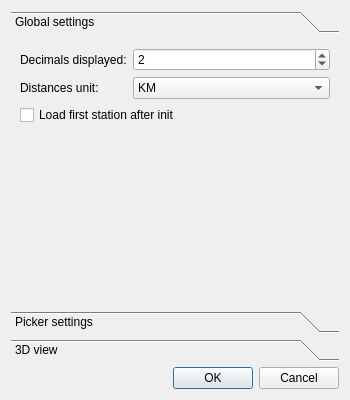
<?xml version="1.0" encoding="UTF-8"?>
<ui version="4.0">
 <class>ParticleMotionSettings</class>
 <widget class="QDialog" name="ParticleMotionSettings">
  <property name="geometry">
   <rect>
    <x>0</x>
    <y>0</y>
    <width>350</width>
    <height>400</height>
   </rect>
  </property>
  <property name="windowTitle">
   <string>Dialog</string>
  </property>
  <layout class="QGridLayout" name="gridLayout">
   <item row="0" column="0">
    <widget class="QToolBox" name="toolBox">
     <property name="currentIndex">
      <number>0</number>
     </property>
     <widget class="QWidget" name="page">
      <property name="geometry">
       <rect>
        <x>0</x>
        <y>0</y>
        <width>332</width>
        <height>272</height>
       </rect>
      </property>
      <attribute name="label">
       <string>Global settings</string>
      </attribute>
      <layout class="QFormLayout" name="formLayout">
       <item row="0" column="0">
        <widget class="QLabel" name="label_2">
         <property name="text">
          <string>Decimals displayed:</string>
         </property>
        </widget>
       </item>
       <item row="0" column="1">
        <widget class="QSpinBox" name="spinBox_decimals">
         <property name="minimum">
          <number>1</number>
         </property>
         <property name="maximum">
          <number>10</number>
         </property>
         <property name="value">
          <number>2</number>
         </property>
        </widget>
       </item>
       <item row="1" column="0">
        <widget class="QLabel" name="label">
         <property name="text">
          <string>Distances unit:</string>
         </property>
        </widget>
       </item>
       <item row="1" column="1">
        <widget class="QComboBox" name="comboBox_unit">
         <item>
          <property name="text">
           <string>KM</string>
          </property>
         </item>
         <item>
          <property name="text">
           <string>Degrees</string>
          </property>
         </item>
        </widget>
       </item>
       <item row="2" column="0" colspan="2">
        <widget class="QCheckBox" name="checkBox_loadAfterInit">
         <property name="text">
          <string>Load first station after init</string>
         </property>
        </widget>
       </item>
      </layout>
     </widget>
     <widget class="QWidget" name="page_2">
      <property name="geometry">
       <rect>
        <x>0</x>
        <y>0</y>
        <width>233</width>
        <height>82</height>
       </rect>
      </property>
      <attribute name="label">
       <string>Picker settings</string>
      </attribute>
      <layout class="QFormLayout" name="formLayout_2">
       <item row="0" column="0" colspan="2">
        <widget class="QCheckBox" name="checkBox_showWaveRegion">
         <property name="text">
          <string>Paint wave region's box</string>
         </property>
        </widget>
       </item>
       <item row="1" column="0" colspan="2">
        <widget class="QCheckBox" name="checkBox_showGaps">
         <property name="text">
          <string>Highlight gaps in streams</string>
         </property>
        </widget>
       </item>
       <item row="2" column="0">
        <widget class="QLabel" name="label_3">
         <property name="text">
          <string>Resize amplitudes:</string>
         </property>
        </widget>
       </item>
       <item row="2" column="1">
        <widget class="QComboBox" name="comboBox_streamAmplitude">
         <item>
          <property name="text">
           <string>while grabbing</string>
          </property>
         </item>
         <item>
          <property name="text">
           <string>after release</string>
          </property>
         </item>
        </widget>
       </item>
      </layout>
     </widget>
     <widget class="QWidget" name="page_3">
      <property name="geometry">
       <rect>
        <x>0</x>
        <y>0</y>
        <width>332</width>
        <height>272</height>
       </rect>
      </property>
      <attribute name="label">
       <string>3D view</string>
      </attribute>
      <layout class="QFormLayout" name="formLayout_3">
       <item row="0" column="0">
        <widget class="QLabel" name="label_4">
         <property name="text">
          <string>Rotation:</string>
         </property>
        </widget>
       </item>
       <item row="0" column="1">
        <widget class="QComboBox" name="comboBox_rotationAxis">
         <item>
          <property name="text">
           <string>X axis</string>
          </property>
         </item>
         <item>
          <property name="text">
           <string>Y axis</string>
          </property>
         </item>
         <item>
          <property name="text">
           <string>Z axis</string>
          </property>
         </item>
        </widget>
       </item>
       <item row="1" column="0">
        <widget class="QLabel" name="label_5">
         <property name="text">
          <string>Rotation timer:</string>
         </property>
        </widget>
       </item>
       <item row="1" column="1">
        <widget class="QSpinBox" name="spinBox_rotationTimer">
         <property name="suffix">
          <string> ms</string>
         </property>
         <property name="maximum">
          <number>10000</number>
         </property>
        </widget>
       </item>
      </layout>
     </widget>
    </widget>
   </item>
   <item row="1" column="0">
    <widget class="QDialogButtonBox" name="buttonBox">
     <property name="orientation">
      <enum>Qt::Horizontal</enum>
     </property>
     <property name="standardButtons">
      <set>QDialogButtonBox::Cancel|QDialogButtonBox::Ok</set>
     </property>
    </widget>
   </item>
  </layout>
 </widget>
 <resources/>
 <connections/>
</ui>
